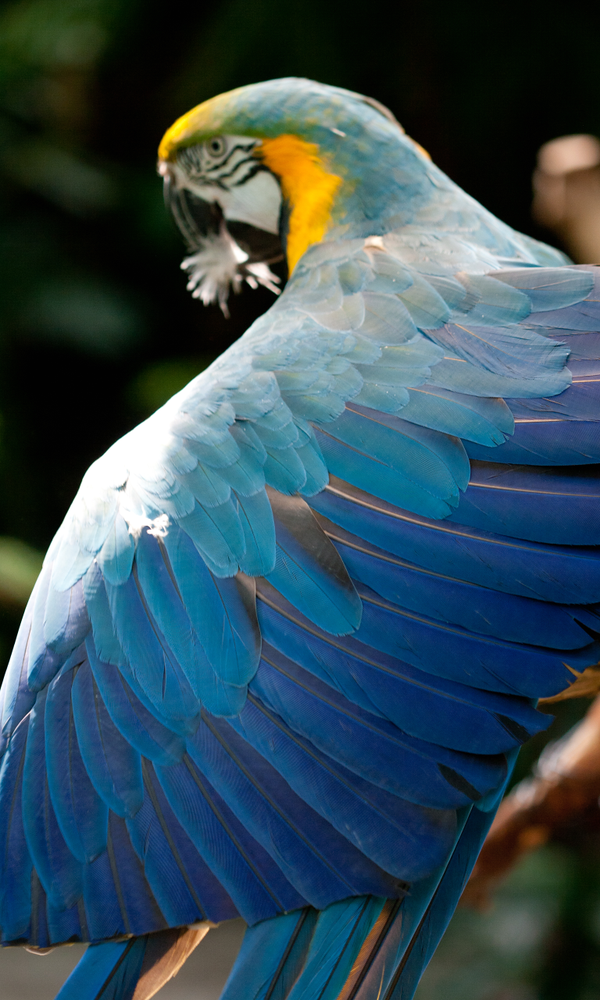
//> input picture media/rgb.png, 600 x 1000 px, shrunk from 768 x 1280 before the run
$ ./tapi   (built with g++ and OpenCV 4)
//> lines starting //> are read from the running program, lines starting //| are printed output that depends on the picture

#include <stdio.h>
#include <stdlib.h>

#include <opencv2/opencv.hpp>

#define LOG_TAG     "TAPI"
#include "utils.h"


cv::Mat api() {
    cv::Mat img, gray;
    img = cv::imread("./media/rgb.png", cv::IMREAD_COLOR);
//> img is the input picture: 1000 rows x 600 cols, CV_8UC3; mean B, G, R 86.9, 76.4, 52.7

    cvtColor(img, gray, cv::COLOR_BGR2GRAY);
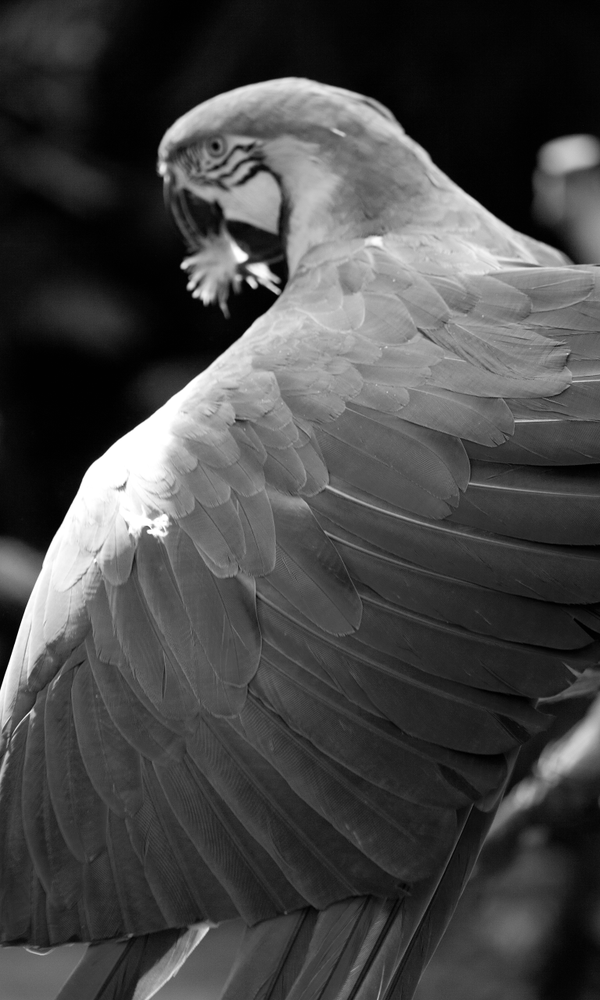
//> gray: 1000 rows x 600 cols, CV_8UC1; min 0, max 255, mean 70.5
    GaussianBlur(gray, gray, cv::Size(5, 5), 1.5);
    Canny(gray, gray, 0, 50);
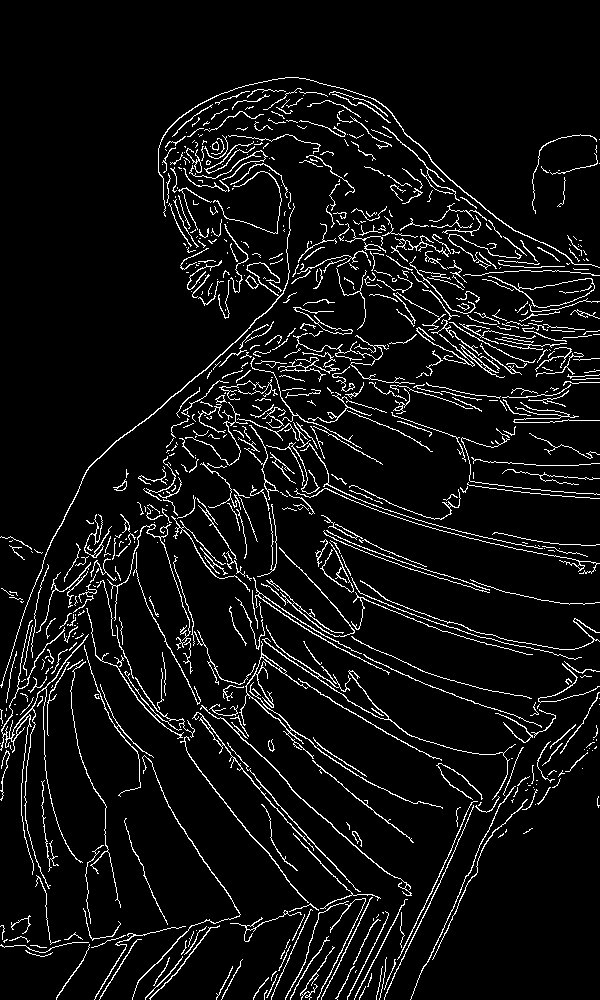
//> gray: 1000 rows x 600 cols, CV_8UC1; 6.6% white in thin lines or dots

    return gray;
}

// [29 lines left out: functions tapi, main, not called in this run]

// added to run one function of the file
int main() { api(); }

$ run again, with media/period_input.jpg saved as media/rgb.png
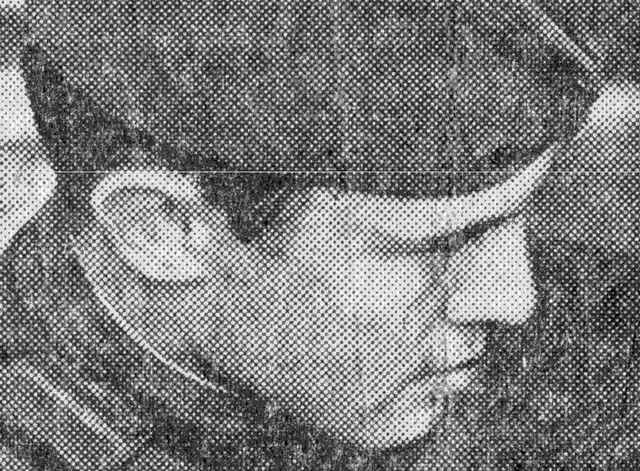
//> input picture media/period_input.jpg, 640 x 471 px
//> in api, img is the input picture: 471 rows x 640 cols, CV_8UC3; min 0, max 255, mean 123.6
//> in api, `GaussianBlur(gray, gray, cv::Size(5, 5), 1.5);`:
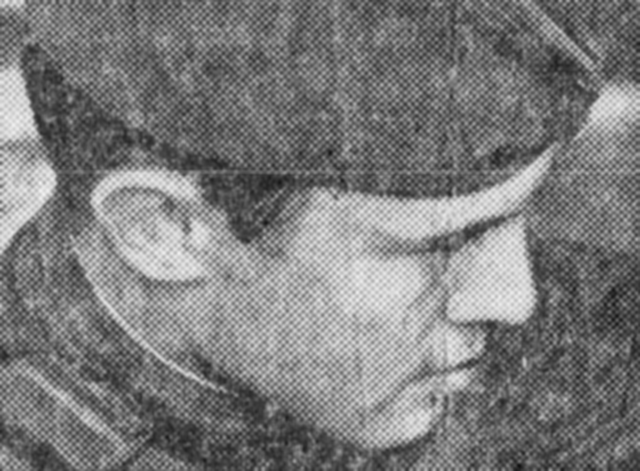
//> gray: 471 rows x 640 cols, CV_8UC1; min 17, max 241, mean 123.6
//> in api, `Canny(gray, gray, 0, 50);`:
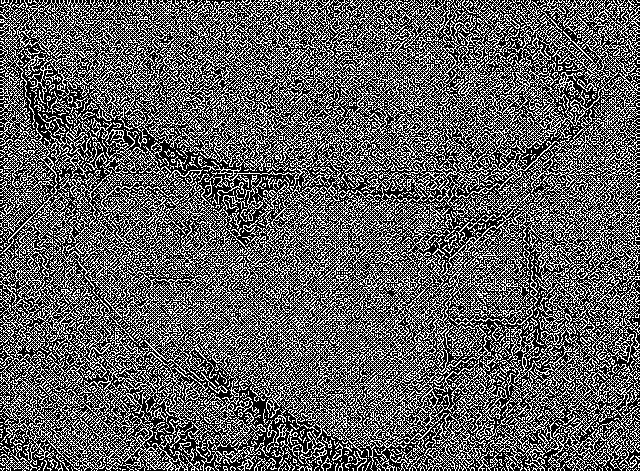
//> gray: 471 rows x 640 cols, CV_8UC1; 37.2% white in thin lines or dots
